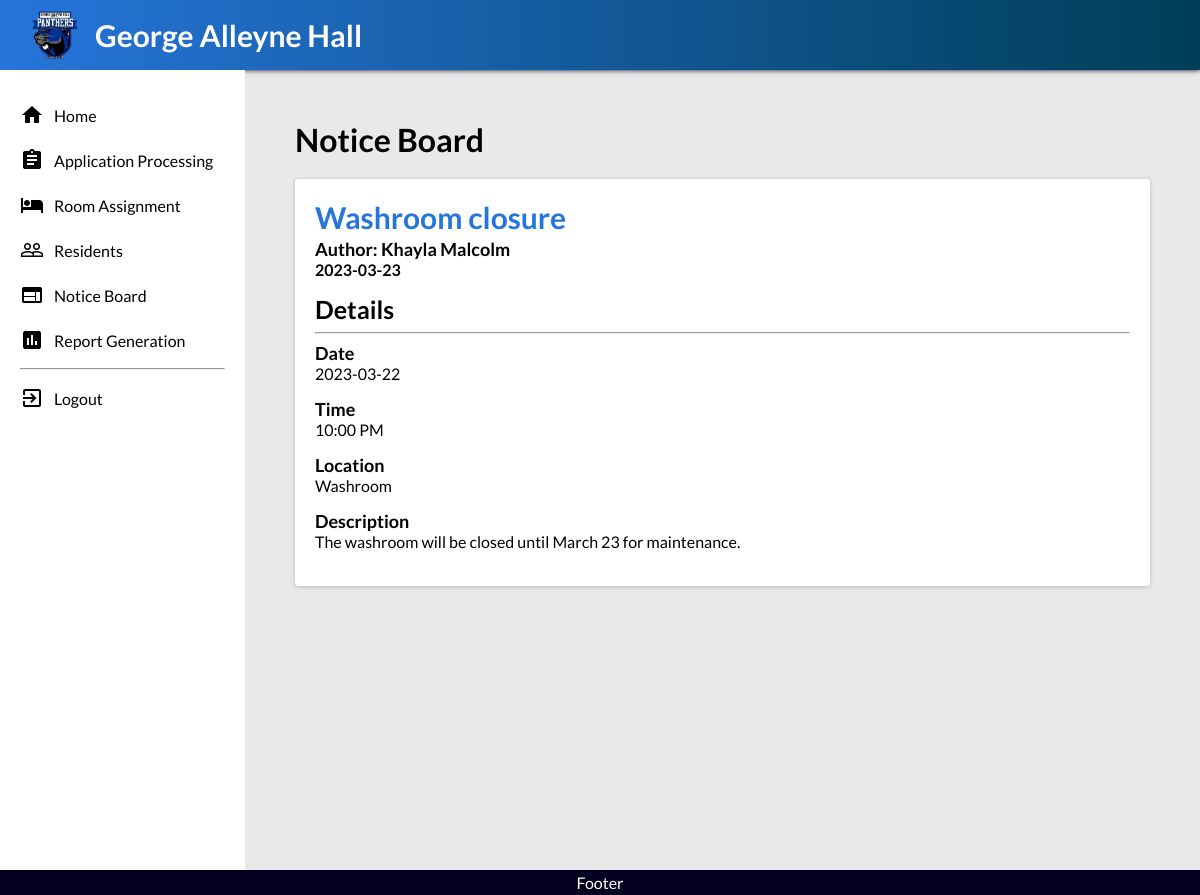
Page /pages/viewNotice.php?id=2 (signed in) on the committed database.
### tables this page shows
CREATE TABLE `Notices` (
  `id` int(11) NOT NULL auto_increment,
  `author` int(11) NOT NULL,
  `post_date` date NOT NULL,
  `title` varchar(100) NOT NULL default ' ',
  `date` date NULL,
  `time` varchar(100) NOT NULL default ' ',
  `location` varchar(100) NOT NULL default ' ',
  `description` varchar(4000) NOT NULL default ' ',
PRIMARY KEY (`id`)
);

CREATE TABLE `Residents` (
  `First Name` varchar(50) NOT NULL default ' ',
  `Last Name` varchar(50) NOT NULL default ' ',
  `Middle Initial` varchar(10) NOT NULL default ' ',
  `Resident ID` int(11) NOT NULL auto_increment,
  `Position` varchar(50) NOT NULL default 'Resident',
  `DOB` date DEFAULT NULL,
  `Nationality` varchar(75) NOT NULL default ' ',
  `Gender` varchar(10) NOT NULL default ' ',
  `Marital Status` varchar(20) NOT NULL default ' ',
  `Family Type` varchar(50) NOT NULL default ' ',
  `Home Address` varchar(100) NOT NULL default ' ',
  `Mailing Address` varchar(100) NOT NULL default ' ',
  `Email Address` varchar(75) NOT NULL default ' ',
  `Phone Number` varchar(15) default ' ',
  `ID Number` int(11) NOT NULL,
  `Contact Name` varchar(50) NOT NULL default ' ',
  `Contact Relationship` varchar(50) NOT NULL default ' ',
  `Contact Telephone` varchar(15) NOT NULL default ' ',
  `Contact Address` varchar(100) NOT NULL default ' ',
  `Contact Email` varchar(75) NOT NULL default ' ',
  `Level of Study` varchar(25) NOT NULL default ' ',
  `Year of Study` varchar(15) NOT NULL default ' ',
  `Programme Name` varchar(50) NOT NULL default ' ',
  `Faculty Name` varchar(75) NOT NULL default ' ',
  `Name of School` varchar(75) NOT NULL default ' ',
  `Room Number` varchar(10) default ' ',
PRIMARY KEY (`Resident ID`)
);

### pages/classAutoloader.php (called while the page is built, shortened)
<?php
function myAutoLoader($className){
    $path = "../classes/";
    $extension = ".class.php";
    $fullPath = $path.$className.$extension;
}
?>

### classes/DB.class.php (called while the page is built, shortened)
<?php
class DB {
    private $host = 'localhost';
    private $username = 'root';
    private $password = '';
    private $dbname = 'georgealleyne';
    public function connect() {
        $conn = new PDO("mysql:host=$this->host;dbname=$this->dbname;charset=utf8mb4", $this->username, $this->password);
        return $conn;
    }
}

### classes/NoticeBoard.class.php (called while the page is built, shortened)
<?php
class NoticeBoard {
    private $db;
    private $noticeList;
    public function __construct() {
        $this->db = new DB();
        $this->noticeList = $this->getAllNotices();
    }
    public function getAllNotices() {
        $stmt = $this->db->connect()->prepare("SELECT * FROM notices");
        $stmt->execute();
        $results = $stmt->fetchAll(PDO::FETCH_ASSOC);
        $noticeList = [];
        foreach ($results as $row){
            $stmt2 = $this->db->connect()->prepare("SELECT * FROM residents WHERE `Resident ID` = :residentID");
            $stmt2->bindValue(':residentID', $row['author'], PDO::PARAM_STR);
            $stmt2->execute();
            $results2 = $stmt2->fetchAll(PDO::FETCH_ASSOC)[0];
            $author = new Resident(
                $results2['First Name'], $results2['Last Name'], $results2['Middle Initial'], $results2['Resident ID'], $results2['Position'],
                $results2['DOB'], $results2['Nationality'], $results2['Gender'], $results2['Marital Status'], $results2['Family Type'], $results2['Home Address'],
                $results2['Mailing Address'], $results2['Email Address'], $results2['Phone Number'], $results2['ID Number'], $results2['Contact Name'],
                $results2['Contact Relationship'], $results2['Contact Telephone'], $results2['Contact Address'], $results2['Contact Email'], $results2['Level of Study'],
                $results2['Year of Study'], $results2['Programme Name'], $results2['Faculty Name'], $results2['Name of School'], $results2['Room Number']
            );
            $notice = new Notice(
              $row['id'], $author, $row['post_date'], $row['title'], $row['date'],
              $row['time'], $row['location'], $row['description']
            );
            array_push($noticeList, $notice);
        }
        return $noticeList;
    }
    public function findNotice($noticeID) {
        $found = false;
        $index = 0;
        foreach ($this->noticeList as $notice) {
            if($notice->getNoticeID() == $noticeID){
              $found = true;
              break;
            }
            $index = $index + 1;
        }
        if ($found == false) {
            return null;
        }
        else {
            return $this->noticeList[$index];
        }
    }
}
?>

### classes/Notice.class.php (called while the page is built, shortened)
<?php
class Notice {
    private $noticeID;
    private $author;
    private $postDate;
    private $noticeDetails;
    public function __construct($noticeID, $author, $postDate, $title, $date, $time, $location, $description) {
        $this->noticeID = $noticeID;
        $this->author = $author;
        $this->postDate = $postDate;
        $this->noticeDetails = new NoticeDetails($title, $date, $time, $description, $location);
    }
    public function getNoticeID() {
        return $this->noticeID;
    }
    public function getAuthor() {
        return $this->author;
    }
    public function getPostDate() {
        return $this->postDate;
    }
    public function getNoticeDetails() {
        return $this->noticeDetails;
    }
}
?>

### classes/NoticeDetails.class.php (called while the page is built, shortened)
<?php
class NoticeDetails {
    private $title;
    private $date;
    private $time;
    private $description;
    private $location;
    public function __construct(
        $title, $date, $time, $description, $location
    )
    {
        $this->title = $title;
        $this->date = $date;
        $this->time = $time;
        $this->description = $description;
        $this->location = $location;
    }
    public function getTitle() {
        return $this->title;
    }
    public function getDate() {
        return $this->date;
    }
    public function getTime() {
        return $this->time;
    }
    public function getDescription() {
        return $this->description;
    }
    public function getLocation() {
        return $this->location;
    }
}
?>

### classes/Resident.class.php (called while the page is built, shortened)
<?php
class Resident {
    private $firstName;
    private $lastName;
    public function __construct(
        $firstName, $lastName, $middleInitial, $residentID, $position,
        $DOB, $nationality, $gender, $maritalStatus, $familyType,
        $homeAddress, $mailingAddress, $emailAddress, $phoneNumber, $studentID, $contactName,
        $contactRelationship, $contactPhone, $contactAddress, $contactEmail, $levelOfStudy,
        $yearOfStudy, $programme, $faculty, $school, $roomNumber
    ){
        $this->firstName = $firstName;
        $this->lastName = $lastName;
    }
    public function getFirstName(){
        return $this->firstName;
    }
    public function getLastName(){
        return $this->lastName;
    }
}

### pages/viewNotice.php (the view, shortened to what this page needs)
<?php
include 'classAutoloader.php';
$noticeBoard = new NoticeBoard();
$notice_to_view = $noticeBoard->findNotice($_GET['id']);
?>
<!DOCTYPE html>
<html lang="en">
<head>
    <link rel="stylesheet" href="css/main.css">
    <link rel="stylesheet" href="css/viewNotice.css">
</head>
<body>
    <?php include '_header.php'; ?>
    <div class="container">
        <?php include '_navigation.php'; ?>
        <main>
            <header>
                <h1 class="title">Notice Board</h1>
            </header>
            <section>
                <h2 class="notice-title"><?php echo $notice_to_view->getNoticeDetails()->getTitle(); ?></h2>
                <h3 class="author">Author: <?php echo $notice_to_view->getAuthor()->getFirstName() . " " . $notice_to_view->getAuthor()->getLastName(); ?></h3>
                <h3 class="post-date"><?php echo $notice_to_view->getPostDate(); ?></h3>
                <div class="content">
                    <h2>Details</h2>
                    <hr>
                    <h3>Date</h3>
                    <p>
                        <?php
                        $date = $notice_to_view->getNoticeDetails()->getDate();
                        if($date == null || trim($date) == "0000-00-00"){
                            echo "N/A";
                        }
                        else{
                            echo $date;
                        }
                        ?>
                    </p>
                    <h3>Time</h3>
                    <p>
                        <?php
                        $time = $notice_to_view->getNoticeDetails()->getTime();
                        if($time == null || trim($time) == ""){
                            echo "N/A";
                        }
                        else{
                            echo $time;
                        }
                        ?>
                    </p>
                    <h3>Location</h3>
                    <p>
                        <?php
                        $location = $notice_to_view->getNoticeDetails()->getLocation();
                        if($location == null || trim($location) == ""){
                            echo "N/A";
                        }
                        else{
                            echo $location;
                        }
                        ?>
                    </p>
                    <h3>Description</h3>
                    <p>
                        <?php
                        $description = $notice_to_view->getNoticeDetails()->getDescription();
                        if($description == null || trim($description) == ""){
                            echo "N/A";
                        }
                        else{
                            echo $description;
                        }
                        ?>
                    </p>
                </div>
            </section>
        </main>
    </div>
    <?php include '_footer.php' ?>
</body>
</html>

### pages/css/main.css (style rules this page uses)
* { -moz-box-sizing: border-box; -webkit-box-sizing: border-box; box-sizing: border-box; }
body { margin: 0; background-color: rgb(233, 233, 233); font-family: 'Lato', sans-serif; }
h1, h2, h3, h4, h5, p { margin: 0; }
.container { display: flex; }
main { padding: 50px; width: 100%; box-shadow: 0 0 10px rgba(black, black, black, 0.5); }
header { display: flex; justify-content: space-between; }
.title { margin-bottom: 20px; font-weight: bold; }
section { background-color: white; padding: 20px; width: 100%; box-shadow: 0px 1px 5px rgba(0, 0, 0, 0.2); border-radius: 4px; }

### pages/css/viewNotice.css (style rules this page uses)
.notice-title { color: rgb(38, 117, 219); font-size: 30px; margin-bottom: 3px; }
.author { font-size: 18px; }
.post-date { font-size: 16px; }
.content h2 { margin-top: 15px; font-size: 25px; }
.content h3 { font-size: 18px; }
.content p { margin-bottom: 15px; }

### rows in the picture
notices: title "Washroom closure", post_date "2023-03-23", date "2023-03-22", time "10:00 PM", location "Washroom", description "The washroom will be closed until March 23 for maintenance."
residents: First Name "Khayla", Last Name "Malcolm"
